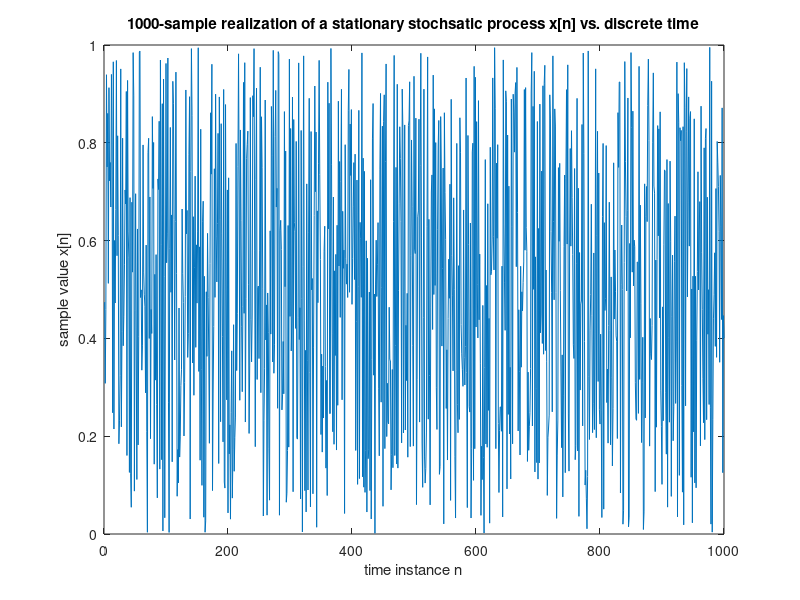
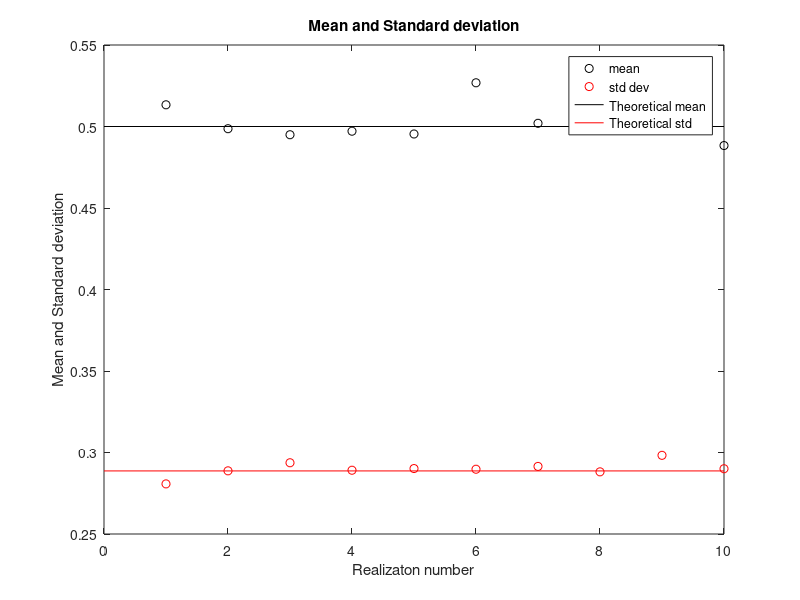

Recreate these plots in MATLAB, in order. (Note: this script raises an error after producing the figures.)
%% 1.1.0 Statisitcal Estimation  

% a column vector x where each element is distributed randomly between 0 and 1
X = rand(1000, 1) 

%Vector x is a 1000-sample realization of a sationary stochastic process x[n]
figure(1);plot(X);title('1000-sample realization of a stationary stochsatic process x[n] vs. discrete time'); xlabel('time instance n'), ylabel('sample value x[n]');

%% 1.1.1 Sample Mean 

sample_mean = mean(X);

%% 1.1.2 Sample Standard Deviation 

Sample_std = std(X); 

%% 1.1.3 Bias 

X10 = rand(1000, 10);

sample_means10 = mean(X10);

sample_stds10 = std(X10);

figure(2); 
y1 = 0.5;
y2 = 0.2887;
plot(sample_means10, 'ko');
hold on 
plot(sample_stds10, 'ro');
line([0,10],[y1,y1], 'Color', 'k');
line([0,10],[y2,y2], 'Color', 'r');
title('Mean and Standard deviation'); xlabel('Realizaton number'); ylabel('Mean and Standard deviation'); legend({'mean', 'std dev', 'Theoretical mean', 'Theoretical std'});
hold off 

sm10_cw = round(sample_means10, 4); 
ss10_cw = round(sample_stds10, 4);

bias_means = round(0.5 - sample_means10 , 4);
bias_stds = round(0.288- sample_stds10, 4); 


%% 1.1.4 pdf 

X1 = rand(1000, 1); 
X2 = rand(10000, 1); 
X3 = rand(100000, 1); 

%Seeing the effect of increasing N 

figure(3); 
    subplot(3,1,1)
    histogram(X1, 50, 'Normalization','pdf');
    hold on
    a=0; b=1; y=unifpdf(X1,a,b); plot(X1,y);
    title('pdf approximation and theoretical pdf: uniform distribution, N = 1000');
    %legend('Actual pdf: normalized histogram of a realization of x[n]', 'Theoretical pdf: U(0,1)');
    xlabel('bins')
    ylabel('Density')

    subplot(3,1,2)
    histogram(X2, 50, 'Normalization','pdf');
    hold on
    a=0; b=1; y=unifpdf(X2,a,b); plot(X2,y);
    title('pdf approximation and theoretical pdf: uniform distribution, N = 10000');
    %legend('Actual pdf: normalized histogram of a realization of x[n]', 'Theoretical pdf: U(0,1)');
    xlabel('bins')
    ylabel('Density')

    subplot(3,1,3)
    histogram(X3, 50, 'Normalization','pdf');
    hold on
    a=0; b=1; y=unifpdf(X3,a,b); plot(X3,y);
    title('pdf approximation and theoretical pdf: uniform distribution, N = 100000');
    legend('Actual pdf: normalized histogram of a realization of x[n]', 'Theoretical pdf: U(0,1)');
    xlabel('bins')
    ylabel('Density')

%Seeing the effect of increasing bins 

figure(4); 
    subplot(3,1,1)
    histogram(X1, 10, 'Normalization','pdf');
    hold on
    a=0; b=1; y=unifpdf(X1,a,b); plot(X1,y);
    title('pdf approximation and theoretical pdf: uniform distribution, bins = 10');
    legend('Actual pdf: normalized histogram of a realization of x[n]', 'Theoretical pdf: U(0,1)');
    xlabel('bins')
    ylabel('Density')

    subplot(3,1,2)
    histogram(X1, 50, 'Normalization','pdf');
    hold on
    a=0; b=1; y=unifpdf(X1,a,b); plot(X1,y);
    title('pdf approximation and theoretical pdf: uniform distribution, bins = 50');
    %legend('Actual pdf: normalized histogram of a realization of x[n]', 'Theoretical pdf: U(0,1)');
    xlabel('bins')
    ylabel('Density')

    subplot(3,1,3)
    histogram(X1, 100, 'Normalization','pdf');
    hold on
    a=0; b=1; y=unifpdf(X1,a,b); plot(X1,y);
    title('pdf approximation and theoretical pdf: uniform distribution, bins = 100');
    %legend('Actual pdf: normalized histogram of a realization of x[n]', 'Theoretical pdf: U(0,1)');
    xlabel('bins')
    ylabel('Density')


%% 1.1.5 Repeat using normal distribution 

Xn = randn(1000, 1); 
figure(5);plot(Xn);title('1000-sample realization of a stationary stochsatic process x[n] vs. discrete time'); xlabel('time instance n'), ylabel('sample value x[n]');

sample_meann = mean(Xn);
Sample_stdn = std(Xn); 


X10n = randn(1000, 10);
sample_means10n = mean(X10n);
sample_stds10n = std(X10n);


sm10_cwn = round(sample_means10n, 4); 
ss10_cwn = round(sample_stds10n, 4);

bias_meann = sm10_cwn * (-1); 
bias_stdn = 1-ss10_cwn;
 
figure(6); 
y1n = 0;
y2n = 1;
plot(sample_means10n, 'ko');
hold on 
plot(sample_stds10n, 'ro');
line([0,10],[y1n,y1n], 'Color', 'k');
line([0,10],[y2n,y2n], 'Color', 'r');
title('Mean and Standard deviation'); xlabel('Realizaton number'); ylabel('Mean and Standard deviation'); legend({'mean', 'std dev', 'Theoretical mean', 'Theoretical std'});
hold off 

figure(7); histogram(Xn, 'Normalization','pdf');
hold on 
r = [-4:0.1:4];
y=normpdf(r, 0, 1); plot(r,y); %NOT SURE ABOUT THIS BIT 
title('pdf approximation and theoretical pdf: normal distributon');
xlabel('bins');
ylabel('Density');
legend('Actual pdf: normalized histogram of a realization of x[n]', 'Theoretical pdf: normal distribution');



X1n = randn(1000, 1); 
X2n = randn(10000, 1); 
X3n = randn(100000, 1); 

%Seeing the effect of increasing N 

figure(7); 
    subplot(3,1,1)
    histogram(X1n, 50, 'Normalization','pdf');
    hold on
    r = [-4:0.1:4];
    y=normpdf(r, 0, 1); plot(r,y); 
    title('pdf approximation and theoretical pdf: normal distributon, N = 1000');
    xlabel('bins');
    ylabel('Density');
    %legend('Actual pdf: normalized histogram of a realization of x[n]', 'Theoretical pdf: normal distribution');


    subplot(3,1,2)
    histogram(X2n, 50, 'Normalization','pdf');
    hold on
    r = [-4:0.1:4];
    y=normpdf(r, 0, 1); plot(r,y); 
    title('pdf approximation and theoretical pdf: normal distributon, N = 10000');
    xlabel('bins');
    ylabel('Density');
    %legend('Actual pdf: normalized histogram of a realization of x[n]', 'Theoretical pdf: normal distribution');


    subplot(3,1,3)
    histogram(X3n, 50, 'Normalization','pdf');
    hold on
    r = [-4:0.1:4];
    y=normpdf(r, 0, 1); plot(r,y); 
    title('pdf approximation and theoretical pdf: normal distributon, N = 100000');
    xlabel('bins');
    ylabel('Density');
    legend('Actual pdf: normalized histogram of a realization of x[n]', 'Theoretical pdf: normal distribution');
    
    
    %Seeing the effect of increasing bins

figure(8); 
    subplot(3,1,1)
    histogram(X1n, 10, 'Normalization','pdf');
    hold on
    r = [-4:0.1:4];
    y=normpdf(r, 0, 1); plot(r,y); 
    title('pdf approximation and theoretical pdf: normal distributon, bins = 10');
    xlabel('bins');
    ylabel('Density');
    %legend('Actual pdf: normalized histogram of a realization of x[n]', 'Theoretical pdf: normal distribution');


    subplot(3,1,2)
    histogram(X1n, 50, 'Normalization','pdf');
    hold on
    r = [-4:0.1:4];
    y=normpdf(r, 0, 1); plot(r,y); 
    title('pdf approximation and theoretical pdf: normal distributon, bine = 50');
    xlabel('bins');
    ylabel('Density');
    %legend('Actual pdf: normalized histogram of a realization of x[n]', 'Theoretical pdf: normal distribution');


    subplot(3,1,3)
    histogram(X1n, 100, 'Normalization','pdf');
    hold on
    r = [-4:0.1:4];
    y=normpdf(r, 0, 1); plot(r,y); 
    title('pdf approximation and theoretical pdf: normal distributon, bins = 100');
    xlabel('bins');
    ylabel('Density');
    legend('Actual pdf: normalized histogram of a realization of x[n]', 'Theoretical pdf: normal distribution');

